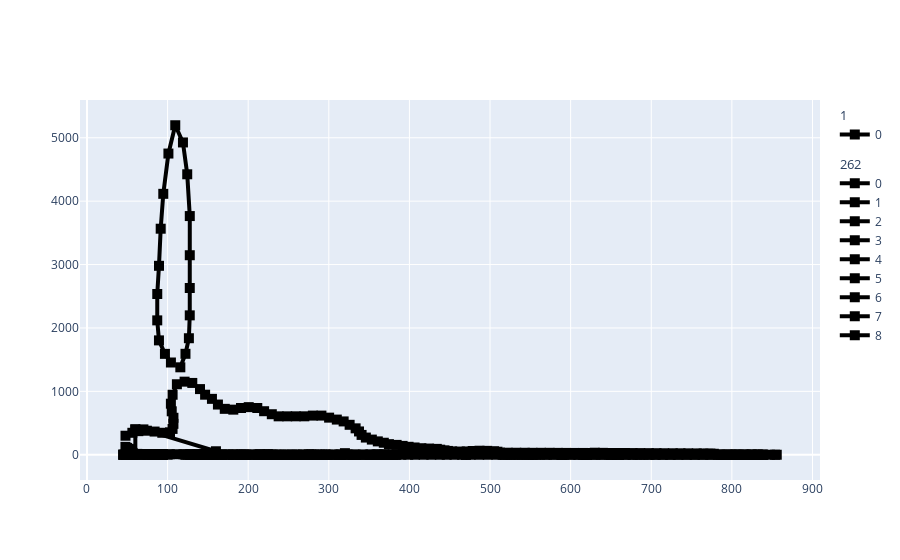

This figure's notebook cell:
### Code cell
def UpdateGraph(plotseries_in):
    #result_ids = [1,262]
    result_ids_plot = plotseries_in['id'].unique().tolist()
    
    plotseries_default, df_experiment_plot = CreatePlotSeries(result_ids_plot)
    #plotseries_default_plot = CreatePlotSeriesDefault(df_experiment_all_plot)

        # Create figure
    fig3 = go.Figure()

    for index, row in plotseries_in.iterrows():
        trace_data = df_experiment_plot[(df_experiment_plot['id']==row['id']) & (df_experiment_plot['series']==row['series'])]

    
        trace2add = trace_data

        trace_name = str(row['id']) + str(row['series'])
        
        fig3.add_trace(go.Scatter(x=trace2add['x'], y=trace2add['scaled_y'],
                            mode='lines+markers', # 'lines' or 'markers'
                            line=dict(width=4,dash=row['line'],color=row['color']),
                            #showscale=False,
                            marker_symbol=row['symbol'],
                                 marker=dict(
                                size=10,
                                color=row['color'],#set color equal to a variable
                                #colorscale='Viridis', # one of plotly colorscales
                                showscale=False,
                            ),
                            legendgroup=str(row['id']),  # this can be any string, not just "group"
                            legendgrouptitle_text=str(row['id']),
                            name=str(row['series'])
                                 ))

        #fig3.add_trace(go.Scatter(x=trace2add['x'], y=trace2add['scaled_y'],
        #                   mode='markers', # 'lines' or 'markers'
        #                    marker_symbol=row['symbol'],
        #                         marker=dict(
        #                        size=10,
        #                        color=row['color'],#set color equal to a variable
        #                        #colorscale='Viridis', # one of plotly colorscales
        #                        showscale=False,
        #                    ),
        #                    name=str(row['id'])))

    return fig3
#result_ids = [1,262]
#fig5 = UpdateGraph(plotseries_default)
#fig5.show()

### Figure 1 — Plotly figure (JSON) as saved in the notebook; plotly's stock layout.template omitted (floating-point values rounded to 4 significant figures; data arrays with more than 128 entries replaced by an {"elided": "..."} marker saying what was removed)
{"data": [{"legendgroup": "1", "legendgrouptitle": {"text": "1"}, "line": {"color": "black", "dash": "solid", "width": 4}, "marker": {"color": "black", "showscale": false, "size": 10, "symbol": "square"}, "mode": "lines+markers", "name": "0", "type": "scatter", "x": [60, 70, 160, 320, 630, 640, 640, 630, 225, 215, 315, 470, 650, 660, 660, 650, 470, 315, 215, 100, 60, 60], "y": [400.0, 400.0, 55.0, 25.0, 32.0, 30.0, 12.0, 10.0, 9.0, 7.0, 0.7, 0.21, 0.07, 0.068, 0.02, 0.02, 0.06, 0.1, 0.3, 0.8, 1.0, 400.0]}, {"legendgroup": "262", "legendgrouptitle": {"text": "262"}, "line": {"color": "black", "dash": "solid", "width": 4}, "marker": {"color": "black", "showscale": false, "size": 10, "symbol": "square"}, "mode": "lines+markers", "name": "0", "type": "scatter", "x": {"elided": "304 float values"}, "y": {"elided": "304 float values"}}, {"legendgroup": "262", "legendgrouptitle": {"text": "262"}, "line": {"color": "black", "dash": "solid", "width": 4}, "marker": {"color": "black", "showscale": false, "size": 10, "symbol": "square"}, "mode": "lines+markers", "name": "1", "type": "scatter", "x": [115.8, 122.2, 126.4, 127.5, 127.5, 127.5, 127.6, 124.4, 119.1, 109.5, 101.0, 94.66, 91.47, 89.34, 87.2, 87.19, 89.3, 96.72, 104.1], "y": [1379.0, 1592.0, 1838.0, 2199.0, 2630.0, 3147.0, 3765.0, 4424.0, 4926.0, 5197.0, 4751.0, 4116.0, 3565.0, 2980.0, 2536.0, 2120.0, 1804.0, 1591.0, 1455.0]}, {"legendgroup": "262", "legendgrouptitle": {"text": "262"}, "line": {"color": "black", "dash": "solid", "width": 4}, "marker": {"color": "black", "showscale": false, "size": 10, "symbol": "square"}, "mode": "lines+markers", "name": "2", "type": "scatter", "x": [45.33, 47.47, 51.72, 53.85, 57.05, 60.23, 63.41, 67.64, 71.88, 73.99, 77.16, 80.33, 81.38, 81.37, 83.48, 86.66, 88.77, 89.82, 89.81, 89.79, 89.78, 89.77, 89.76, 90.81, 91.86, 91.85, 92.9, 92.89, 92.87, 93.92, 93.91, 93.9, 89.64, 83.27, 75.84, 66.28, 55.67, 48.25, 45.07], "y": [1.57, 1.845, 2.168, 2.547, 2.94, 3.048, 2.737, 2.33, 1.983, 1.718, 1.462, 1.244, 1.059, 0.8849, 0.7397, 0.6409, 0.5454, 0.4559, 0.3811, 0.3185, 0.2663, 0.2225, 0.186, 0.1583, 0.1323, 0.1106, 0.09412, 0.07867, 0.06576, 0.05497, 0.04595, 0.0384, 0.03268, 0.02882, 0.02682, 0.02541, 0.02587, 0.0288, 0.03039]}, {"legendgroup": "262", "legendgrouptitle": {"text": "262"}, "line": {"color": "black", "dash": "solid", "width": 4}, "marker": {"color": "black", "showscale": false, "size": 10, "symbol": "square"}, "mode": "lines+markers", "name": "3", "type": "scatter", "x": [855.7, 853.6, 847.2, 837.7, 827.1, 817.5, 809.0, 802.6, 800.5], "y": [0.01034, 0.01237, 0.01402, 0.01453, 0.01453, 0.01376, 0.01304, 0.0115, 0.01033]}, {"legendgroup": "262", "legendgrouptitle": {"text": "262"}, "line": {"color": "black", "dash": "solid", "width": 4}, "marker": {"color": "black", "showscale": false, "size": 10, "symbol": "square"}, "mode": "lines+markers", "name": "4", "type": "scatter", "x": [838.8, 834.5, 825.0, 815.5, 804.8, 795.3, 787.9, 785.7, 793.1, 803.8, 814.4, 823.9, 831.3], "y": [0.02976, 0.03435, 0.0369, 0.03756, 0.03755, 0.03622, 0.03311, 0.02818, 0.02576, 0.02486, 0.02487, 0.02443, 0.02532]}, {"legendgroup": "262", "legendgrouptitle": {"text": "262"}, "line": {"color": "black", "dash": "solid", "width": 4}, "marker": {"color": "black", "showscale": false, "size": 10, "symbol": "square"}, "mode": "lines+markers", "name": "5", "type": "scatter", "x": [368.7, 368.7, 361.3, 352.8, 342.2, 332.6, 323.1, 313.5, 305.0, 296.5, 292.3, 295.4, 302.9, 312.4, 322.0, 331.5, 342.1, 351.7, 360.2, 364.4], "y": [0.01575, 0.01884, 0.02175, 0.02336, 0.02378, 0.02335, 0.02212, 0.02134, 0.01986, 0.01752, 0.01517, 0.01315, 0.0116, 0.01119, 0.0108, 0.01061, 0.01061, 0.0112, 0.01204, 0.0127]}, {"legendgroup": "262", "legendgrouptitle": {"text": "262"}, "line": {"color": "black", "dash": "solid", "width": 4}, "marker": {"color": "black", "showscale": false, "size": 10, "symbol": "square"}, "mode": "lines+markers", "name": "6", "type": "scatter", "x": [277.5, 270.1, 262.6, 257.3, 251.0, 244.6, 238.3, 230.8, 223.4, 213.9, 203.3, 194.8, 191.6, 191.6, 196.9, 204.3, 211.7, 217.0, 223.4, 228.7, 233.9, 240.3, 248.8, 258.3, 267.9, 275.3, 278.5, 279.6], "y": [0.04215, 0.04693, 0.05226, 0.06031, 0.06836, 0.0775, 0.08629, 0.09607, 0.1032, 0.107, 0.105, 0.0943, 0.08318, 0.07206, 0.06133, 0.0541, 0.04859, 0.04364, 0.0385, 0.03396, 0.02996, 0.02643, 0.02374, 0.0229, 0.02375, 0.02692, 0.03164, 0.03399]}, {"legendgroup": "262", "legendgrouptitle": {"text": "262"}, "line": {"color": "black", "dash": "solid", "width": 4}, "marker": {"color": "black", "showscale": false, "size": 10, "symbol": "square"}, "mode": "lines+markers", "name": "7", "type": "scatter", "x": [175.7, 167.2, 156.6, 153.4, 155.5, 162.9, 171.4, 181.0, 184.2], "y": [0.1673, 0.183, 0.1734, 0.1529, 0.1301, 0.1148, 0.1108, 0.1148, 0.135]}, {"legendgroup": "262", "legendgrouptitle": {"text": "262"}, "line": {"color": "black", "dash": "solid", "width": 4}, "marker": {"color": "black", "showscale": false, "size": 10, "symbol": "square"}, "mode": "lines+markers", "name": "8", "type": "scatter", "x": [138.6, 128.0, 124.8, 130.1, 45.01, 142.8, 142.8], "y": [0.3188, 0.3188, 0.3021, 0.2713, 0.2525, 0.2812, 0.2968]}], "layout": {}}
